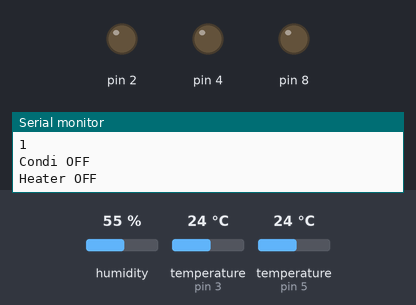
Bench run of a sketch on a simulated Arduino Uno, built with avr-gcc and run on an emulated ATmega328P. Shown: output pins drawn as LEDs (lit = HIGH), the last lines printed to the serial monitor. Wiring (inferred from the names in the program): DHT11 sensor: data pin 5. The test bench sets the inputs (shaded band); at power-on: temperature (sensors on pin 5, pin 3) 24 °C, humidity 55 %. WiFi joins after 1.5 s; servers stay silent unless stated.

Above: at 13.8 s.
13.9 s: temperature (sensor on pin 5) set to 20 °C
27.2 s: temperature (sensor on pin 5) set to 17 °C
At 39.9 s:
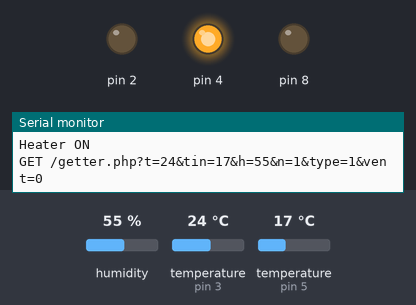
40.2 s: temperature (sensor on pin 5) set to 28 °C
At 52.7 s:
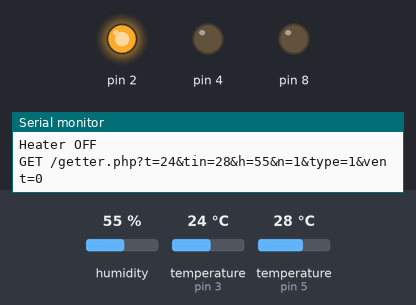
53.0 s: temperature (sensor on pin 5) set to 26 °C
At 65.4 s:
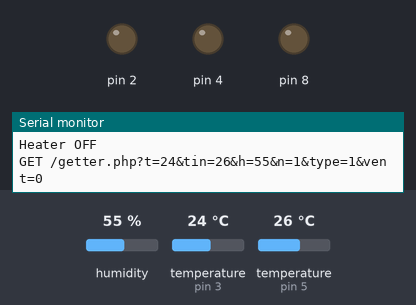
65.7 s: temperature (sensor on pin 5) set to 12 °C
At 78.1 s:
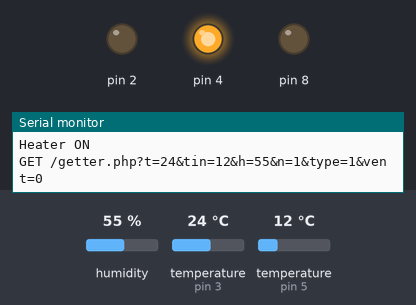
Timing chart, 0 to 79.5 s (numbered marks = the images above; inputs shaded):
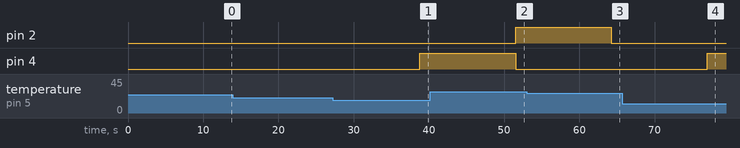

Measured:
- the behaviour switches between 19 and 18 °C on temperature (sensor on pin 5) (found by bisection; images 0 and 1)
- the behaviour switches between 28 and 27 °C on temperature (sensor on pin 5) (found by bisection; images 2 and 3)
- after the input at 27.2 s, pin 4: LOW → HIGH after 11.6 s
- after the input at 40.2 s, pin 2: LOW → HIGH after 11.3 s; pin 4: HIGH → LOW after 11.3 s
- after the input at 53.0 s, pin 2: HIGH → LOW after 11.3 s
- after the input at 65.7 s, pin 4: LOW → HIGH after 11.3 s

The sketch:

final_web_temp.ino
```cpp
#include <SPI.h>
#include <Ethernet.h>
#include <OneWire.h>
#include "DHT.h"
#include "nRF24L01.h"
#include "RF24.h"
#include "printf.h"

#define DHTPIN 5
#define DHTTYPE DHT11

boolean incoming = 0;

// Введите MAC-адрес и IP-адрес вашего контроллера
// IP-адрес должен соответствовать вашей локальной сети
byte mac[] = { 0x00, 0xAA, 0xBB, 0xCC, 0xDA, 0x02 };
IPAddress ip(192,168,0,177); //<<< IP-АДРЕС ВВОДИТЬ СЮДА!!!
byte servert[] = { 192, 168, 0, 106 };
EthernetClient client;
OneWire  ds(3);
DHT dht(DHTPIN, DHTTYPE);
int Condi;
int type=1; // 1 - auto; 2 - manual
int vent=0;

// Инициализация библиотеки Ethernet server
// с тем IP-адресом и портом который мы хотим использовать
// (порт 80 по умолчанию используется для HTTP):
EthernetServer server(80);

void setup()
{
  pinMode(2, OUTPUT);
  pinMode(8, OUTPUT);
   pinMode(4, OUTPUT);
  // запускаем Ethernet соединение и сервер:
  Ethernet.begin(mac, ip);
  server.begin();
  Serial.begin(9600);
  dht.begin();
}

void loop()
{
   trans();


  // ожидание подключения клиентов
  EthernetClient client = server.available();
  if (client) {
    // Запрос HTTP заканчивается пустой строкой
    boolean currentLineIsBlank = true;
    while (client.connected()) {
      if (client.available()) {
        char c = client.read();
        // Если будет получен символ переноса строки и
    // сама строка при этом пустая, значит
    // HTTP-запрос закончился, можно отвечать

    // считываем URL с символа "$" до первого пробела
        if(incoming && c == ' '){
          incoming = 0;
        }
        if(c == '$'){
          incoming = 1;
        }

        // Определяем что было в URL: $1 или $2
        if(incoming == 1){

          if(c == '1'){
            Serial.println("Vent - ON");
            vent = 1;
            digitalWrite(8, HIGH);
          }
          if(c == '2'){
            vent = 2;
            Serial.println("Vent - OFF");
            digitalWrite(8, LOW);
          }

if(c == '4'){
            Serial.println("Type - auto");
            type=1;
          }
if(c == '5'){
            Serial.println("Type - manual");
type=2;
          }

        }

        if (c == '\n') {
          // началась новая строка
          currentLineIsBlank = true;
        }
        else if (c != '\r') {
          // в текущей строке ещё есть символы
          currentLineIsBlank = false;
        }
      }
    }
    // даём время браузеру для получения данных
    delay(1);

    // закрываем соединение
    client.stop();
  }
Serial.println(type);
}
void trans(){
 int n = 1;

String msg = "GET /getter.php?t="+ String(temp()) +"&tin="+String(tempin())+"&h="+String(Humidity())+ "&n="+String(n)+ "&type="+String(type)+ "&vent="+String(vent);

// Для отладки включим отправку данных в COM порт
Serial.println(msg);
// Если это не требуется, то можно закомментировать


client.connect(servert, 80);
client.println(msg);
//Ждем 2 сек.
delay (10000);

//потом отключаемся
client.stop();

//Данные будут отправляться каждые 10 сек, выше мы уже подождали 2 сек, подождем еще 8 сек.
 delay (1000);


}

int temp()  // Функция определения температуры с датчика DS18B20

 {

  byte i; byte data[10];  byte addr[8]; float celsius;

  ds.search(addr); ds.reset(); ds.select(addr);

  ds.write(0x44,1); // start conversion, with parasite power on at the end

  delay(1000);    ds.reset();  ds.select(addr);

  ds.write(0xBE);   // Read Scratchpad

  for ( i = 0; i < 9; i++) {   // we need 9 bytes

    data[i] = ds.read();}

  int raw = (data[1] << 8) | data[0];

    unsigned char t_mask[4] = {0x7, 0x3, 0x1, 0x0};

    byte cfg = (data[4] & 0x60) >> 5;  raw &= ~t_mask[cfg];

  celsius = (int)raw / 16;

  return celsius;
 }

int Humidity()
{
  int h = dht.readHumidity();
return h;
}

int tempin()
{
  int tin = dht.readTemperature();

 if(tin >= 28){
            Serial.println("Condi ON");
            Condi = 1;
            digitalWrite(2, HIGH);
          }
    else {

      Serial.println("Condi OFF");
      Condi = 0;
      digitalWrite(2, LOW);}


 if(tin <= 18){
            Serial.println("Heater ON");
            Condi = 1;
            digitalWrite(4, HIGH);
          }
    else {

      Serial.println("Heater OFF");
      Condi = 0;
      digitalWrite(4, LOW);}

return tin;
}
```

printf.h
```cpp
// (licence header left out)
/**
 * @file printf.h
 *
 * Setup necessary to direct stdout to the Arduino Serial library, which
 * enables 'printf'
 */

#ifndef __PRINTF_H__
#define __PRINTF_H__

#ifdef ARDUINO

int serial_putc( char c, FILE * )
{
  Serial.write( c );

  return c;
}

void printf_begin(void)
{
  fdevopen( &serial_putc, 0 );
}

#else
#error This example is only for use on Arduino.
#endif // ARDUINO

#endif // __PRINTF_H__
```
